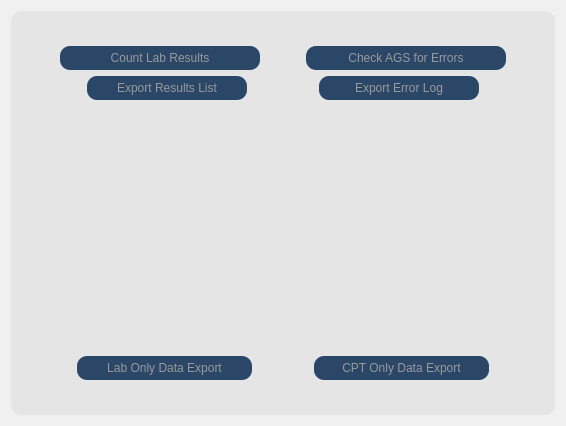
      <widget class="QWidget" name="tab_2">
       <property name="sizePolicy">
        <sizepolicy hsizetype="MinimumExpanding" vsizetype="MinimumExpanding">
         <horstretch>0</horstretch>
         <verstretch>0</verstretch>
        </sizepolicy>
       </property>
       <property name="minimumSize">
        <size>
         <width>400</width>
         <height>325</height>
        </size>
       </property>
       <property name="styleSheet">
        <string notr="true">QWidget {
	background: #f0f0f0;
	border: 0;
}</string>
       </property>
       <attribute name="title">
        <string>Count Results and Check Errors</string>
       </attribute>
       <layout class="QHBoxLayout" name="horizontalLayout_11">
        <item>
         <widget class="QFrame" name="frame">
          <property name="styleSheet">
           <string notr="true">QFrame {
	background: #e5e5e5;
	border-radius: 10px;
}</string>
          </property>
          <property name="frameShape">
           <enum>QFrame::StyledPanel</enum>
          </property>
          <property name="frameShadow">
           <enum>QFrame::Raised</enum>
          </property>
          <layout class="QHBoxLayout" name="horizontalLayout_8">
           <item>
            <layout class="QHBoxLayout" name="horizontalLayout">
             <item>
              <layout class="QVBoxLayout" name="verticalLayout_8">
               <item>
                <widget class="QGraphicsView" name="top_left_spacer_2">
                 <property name="maximumSize">
                  <size>
                   <width>10</width>
                   <height>20</height>
                  </size>
                 </property>
                 <property name="styleSheet">
                  <string notr="true">QGraphicsView {
    background: #e5e5e5;
	border: 0;
}</string>
                 </property>
                </widget>
               </item>
               <item>
                <layout class="QHBoxLayout" name="horizontalLayout_14">
                 <item>
                  <layout class="QHBoxLayout" name="horizontalLayout_15">
                   <item>
                    <spacer name="horizontalSpacer_22">
                     <property name="orientation">
                      <enum>Qt::Horizontal</enum>
                     </property>
                     <property name="sizeHint" stdset="0">
                      <size>
                       <width>40</width>
                       <height>20</height>
                      </size>
                     </property>
                    </spacer>
                   </item>
                   <item>
                    <widget class="QPushButton" name="button_count_results">
                     <property name="enabled">
                      <bool>false</bool>
                     </property>
                     <property name="sizePolicy">
                      <sizepolicy hsizetype="Preferred" vsizetype="Maximum">
                       <horstretch>0</horstretch>
                       <verstretch>0</verstretch>
                      </sizepolicy>
                     </property>
                     <property name="minimumSize">
                      <size>
                       <width>200</width>
                       <height>24</height>
                      </size>
                     </property>
                     <property name="maximumSize">
                      <size>
                       <width>16777215</width>
                       <height>24</height>
                      </size>
                     </property>
                     <property name="font">
                      <font>
                       <family>Tahoma</family>
                       <pointsize>9</pointsize>
                       <weight>50</weight>
                       <italic>false</italic>
                       <bold>false</bold>
                      </font>
                     </property>
                     <property name="styleSheet">
                      <string notr="true">QPushButton {
    border-radius: 10px;
	font: 9pt &quot;Tahoma&quot;;
    background: #2b4768;
    color: white;
	padding:5px;
}

QPushButton:selected { 
    color: black;
}

QPushButton:hover { 
    background: #6bb7dd;
}

QPushButton:disabled { 
    color: #999999;
}</string>
                     </property>
                     <property name="text">
                      <string>Count Lab Results</string>
                     </property>
                    </widget>
                   </item>
                   <item>
                    <spacer name="horizontalSpacer_23">
                     <property name="orientation">
                      <enum>Qt::Horizontal</enum>
                     </property>
                     <property name="sizeHint" stdset="0">
                      <size>
                       <width>40</width>
                       <height>20</height>
                      </size>
                     </property>
                    </spacer>
                   </item>
                   <item>
                    <widget class="QPushButton" name="button_ags_checker">
                     <property name="enabled">
                      <bool>false</bool>
                     </property>
                     <property name="sizePolicy">
                      <sizepolicy hsizetype="Preferred" vsizetype="Maximum">
                       <horstretch>0</horstretch>
                       <verstretch>0</verstretch>
                      </sizepolicy>
                     </property>
                     <property name="minimumSize">
                      <size>
                       <width>200</width>
                       <height>24</height>
                      </size>
                     </property>
                     <property name="maximumSize">
                      <size>
                       <width>16777215</width>
                       <height>24</height>
                      </size>
                     </property>
                     <property name="font">
                      <font>
                       <family>Tahoma</family>
                       <pointsize>9</pointsize>
                       <weight>50</weight>
                       <italic>false</italic>
                       <bold>false</bold>
                      </font>
                     </property>
                     <property name="styleSheet">
                      <string notr="true">QPushButton {
    border-radius: 10px;
	font: 9pt &quot;Tahoma&quot;;
    background: #2b4768;
    color: white;
	padding:5px;
}

QPushButton:selected { 
    color: black;
}

QPushButton:hover { 
    background: #6bb7dd;
}

QPushButton:disabled { 
    color: #999999;
}</string>
                     </property>
                     <property name="text">
                      <string>Check AGS for Errors</string>
                     </property>
                    </widget>
                   </item>
                   <item>
                    <spacer name="horizontalSpacer_24">
                     <property name="orientation">
                      <enum>Qt::Horizontal</enum>
                     </property>
                     <property name="sizeHint" stdset="0">
                      <size>
                       <width>40</width>
                       <height>20</height>
                      </size>
                     </property>
                    </spacer>
                   </item>
                  </layout>
                 </item>
                </layout>
               </item>
               <item>
                <layout class="QHBoxLayout" name="horizontalLayout_17">
                 <item>
                  <layout class="QHBoxLayout" name="horizontalLayout_18">
                   <item>
                    <spacer name="horizontalSpacer_25">
                     <property name="orientation">
                      <enum>Qt::Horizontal</enum>
                     </property>
                     <property name="sizeHint" stdset="0">
                      <size>
                       <width>40</width>
                       <height>20</height>
                      </size>
                     </property>
                    </spacer>
                   </item>
                   <item>
                    <widget class="QPushButton" name="button_export_results">
                     <property name="enabled">
                      <bool>false</bool>
                     </property>
                     <property name="sizePolicy">
                      <sizepolicy hsizetype="Preferred" vsizetype="Maximum">
                       <horstretch>0</horstretch>
                       <verstretch>0</verstretch>
                      </sizepolicy>
                     </property>
                     <property name="minimumSize">
                      <size>
                       <width>160</width>
                       <height>24</height>
                      </size>
                     </property>
                     <property name="maximumSize">
                      <size>
                       <width>16777215</width>
                       <height>24</height>
                      </size>
                     </property>
                     <property name="font">
                      <font>
                       <family>Tahoma</family>
                       <pointsize>9</pointsize>
                       <weight>50</weight>
                       <italic>false</italic>
                       <bold>false</bold>
                      </font>
                     </property>
                     <property name="styleSheet">
                      <string notr="true">QPushButton {
    border-radius: 10px;
	font: 9pt &quot;Tahoma&quot;;
    background: #2b4768;
    color: white;
	padding:5px;
}

QPushButton:selected { 
    color: black;
}

QPushButton:hover { 
    background: #6bb7dd;
}

QPushButton:disabled { 
    color: #999999;
}</string>
                     </property>
                     <property name="text">
                      <string>Export Results List</string>
                     </property>
                    </widget>
                   </item>
                   <item>
                    <spacer name="horizontalSpacer_5">
                     <property name="orientation">
                      <enum>Qt::Horizontal</enum>
                     </property>
                     <property name="sizeHint" stdset="0">
                      <size>
                       <width>40</width>
                       <height>20</height>
                      </size>
                     </property>
                    </spacer>
                   </item>
                   <item>
                    <widget class="QPushButton" name="button_export_error">
                     <property name="enabled">
                      <bool>false</bool>
                     </property>
                     <property name="sizePolicy">
                      <sizepolicy hsizetype="Preferred" vsizetype="Maximum">
                       <horstretch>0</horstretch>
                       <verstretch>0</verstretch>
                      </sizepolicy>
                     </property>
                     <property name="minimumSize">
                      <size>
                       <width>160</width>
                       <height>24</height>
                      </size>
                     </property>
                     <property name="maximumSize">
                      <size>
                       <width>16777215</width>
                       <height>24</height>
                      </size>
                     </property>
                     <property name="font">
                      <font>
                       <family>Tahoma</family>
                       <pointsize>9</pointsize>
                       <weight>50</weight>
                       <italic>false</italic>
                       <bold>false</bold>
                      </font>
                     </property>
                     <property name="styleSheet">
                      <string notr="true">QPushButton {
    border-radius: 10px;
	font: 9pt &quot;Tahoma&quot;;
    background: #2b4768;
    color: white;
	padding:5px;
}

QPushButton:selected { 
    color: black;
}

QPushButton:hover { 
    background: #6bb7dd;
}

QPushButton:disabled { 
    color: #999999;
}</string>
                     </property>
                     <property name="text">
                      <string>Export Error Log</string>
                     </property>
                    </widget>
                   </item>
                   <item>
                    <spacer name="horizontalSpacer_30">
                     <property name="orientation">
                      <enum>Qt::Horizontal</enum>
                     </property>
                     <property name="sizeHint" stdset="0">
                      <size>
                       <width>40</width>
                       <height>20</height>
                      </size>
                     </property>
                    </spacer>
                   </item>
                  </layout>
                 </item>
                </layout>
               </item>
               <item>
                <widget class="QGraphicsView" name="bot_right_spacer_3">
                 <property name="maximumSize">
                  <size>
                   <width>10</width>
                   <height>20</height>
                  </size>
                 </property>
                 <property name="styleSheet">
                  <string notr="true">QGraphicsView {
    background: #e5e5e5;
	border: 0;
}</string>
                 </property>
                </widget>
               </item>
               <item>
                <widget class="PandasView" name="listbox">
                 <property name="sizePolicy">
                  <sizepolicy hsizetype="MinimumExpanding" vsizetype="Expanding">
                   <horstretch>0</horstretch>
                   <verstretch>0</verstretch>
                  </sizepolicy>
                 </property>
                </widget>
               </item>
               <item>
                <widget class="QGraphicsView" name="top_right_spacer_2">
                 <property name="maximumSize">
                  <size>
                   <width>10</width>
                   <height>20</height>
                  </size>
                 </property>
                 <property name="styleSheet">
                  <string notr="true">QGraphicsView {
    background: #e5e5e5;
	border: 0;
}</string>
                 </property>
                </widget>
               </item>
               <item>
                <layout class="QHBoxLayout" name="horizontalLayout_16">
                 <item>
                  <spacer name="horizontalSpacer_26">
                   <property name="orientation">
                    <enum>Qt::Horizontal</enum>
                   </property>
                   <property name="sizeHint" stdset="0">
                    <size>
                     <width>40</width>
                     <height>20</height>
                    </size>
                   </property>
                  </spacer>
                 </item>
                 <item>
                  <widget class="QPushButton" name="button_lab_only">
                   <property name="enabled">
                    <bool>false</bool>
                   </property>
                   <property name="sizePolicy">
                    <sizepolicy hsizetype="Preferred" vsizetype="Maximum">
                     <horstretch>0</horstretch>
                     <verstretch>0</verstretch>
                    </sizepolicy>
                   </property>
                   <property name="minimumSize">
                    <size>
                     <width>175</width>
                     <height>24</height>
                    </size>
                   </property>
                   <property name="maximumSize">
                    <size>
                     <width>16777215</width>
                     <height>24</height>
                    </size>
                   </property>
                   <property name="font">
                    <font>
                     <family>Tahoma</family>
                     <pointsize>9</pointsize>
                     <weight>50</weight>
                     <italic>false</italic>
                     <bold>false</bold>
                    </font>
                   </property>
                   <property name="styleSheet">
                    <string notr="true">QPushButton {
    border-radius: 10px;
	font: 9pt &quot;Tahoma&quot;;
    background: #2b4768;
    color: white;
	padding:5px;
}

QPushButton:selected { 
    color: black;
}

QPushButton:hover {
    background: #6bb7dd;
}

QPushButton:disabled { 
    color: #999999;
}</string>
                   </property>
                   <property name="text">
                    <string>Lab Only Data Export</string>
                   </property>
                  </widget>
                 </item>
                 <item>
                  <spacer name="horizontalSpacer_27">
                   <property name="orientation">
                    <enum>Qt::Horizontal</enum>
                   </property>
                   <property name="sizeHint" stdset="0">
                    <size>
                     <width>40</width>
                     <height>20</height>
                    </size>
                   </property>
                  </spacer>
                 </item>
                 <item>
                  <widget class="QPushButton" name="button_cpt_only">
                   <property name="enabled">
                    <bool>false</bool>
                   </property>
                   <property name="sizePolicy">
                    <sizepolicy hsizetype="Preferred" vsizetype="Maximum">
                     <horstretch>0</horstretch>
                     <verstretch>0</verstretch>
                    </sizepolicy>
                   </property>
                   <property name="minimumSize">
                    <size>
                     <width>175</width>
                     <height>24</height>
                    </size>
                   </property>
                   <property name="maximumSize">
                    <size>
                     <width>16777215</width>
                     <height>24</height>
                    </size>
                   </property>
                   <property name="font">
                    <font>
                     <family>Tahoma</family>
                     <pointsize>9</pointsize>
                     <weight>50</weight>
                     <italic>false</italic>
                     <bold>false</bold>
                    </font>
                   </property>
                   <property name="styleSheet">
                    <string notr="true">QPushButton {
    border-radius: 10px;
	font: 9pt &quot;Tahoma&quot;;
    background: #2b4768;
    color: white;
	padding:5px;
}

QPushButton:selected {
    color: black;
}

QPushButton:hover { 
    background: #6bb7dd;
}

QPushButton:disabled { 
    color: #999999;
}</string>
                   </property>
                   <property name="text">
                    <string>CPT Only Data Export</string>
                   </property>
                  </widget>
                 </item>
                 <item>
                  <spacer name="horizontalSpacer_28">
                   <property name="orientation">
                    <enum>Qt::Horizontal</enum>
                   </property>
                   <property name="sizeHint" stdset="0">
                    <size>
                     <width>40</width>
                     <height>20</height>
                    </size>
                   </property>
                  </spacer>
                 </item>
                </layout>
               </item>
               <item>
                <widget class="QGraphicsView" name="bot_left_spacer_2">
                 <property name="maximumSize">
                  <size>
                   <width>10</width>
                   <height>20</height>
                  </size>
                 </property>
                 <property name="styleSheet">
                  <string notr="true">QGraphicsView {
    background: #e5e5e5;
	border: 0;
}</string>
                 </property>
                </widget>
               </item>
              </layout>
             </item>
            </layout>
           </item>
          </layout>
         </widget>
        </item>
       </layout>
      </widget>
